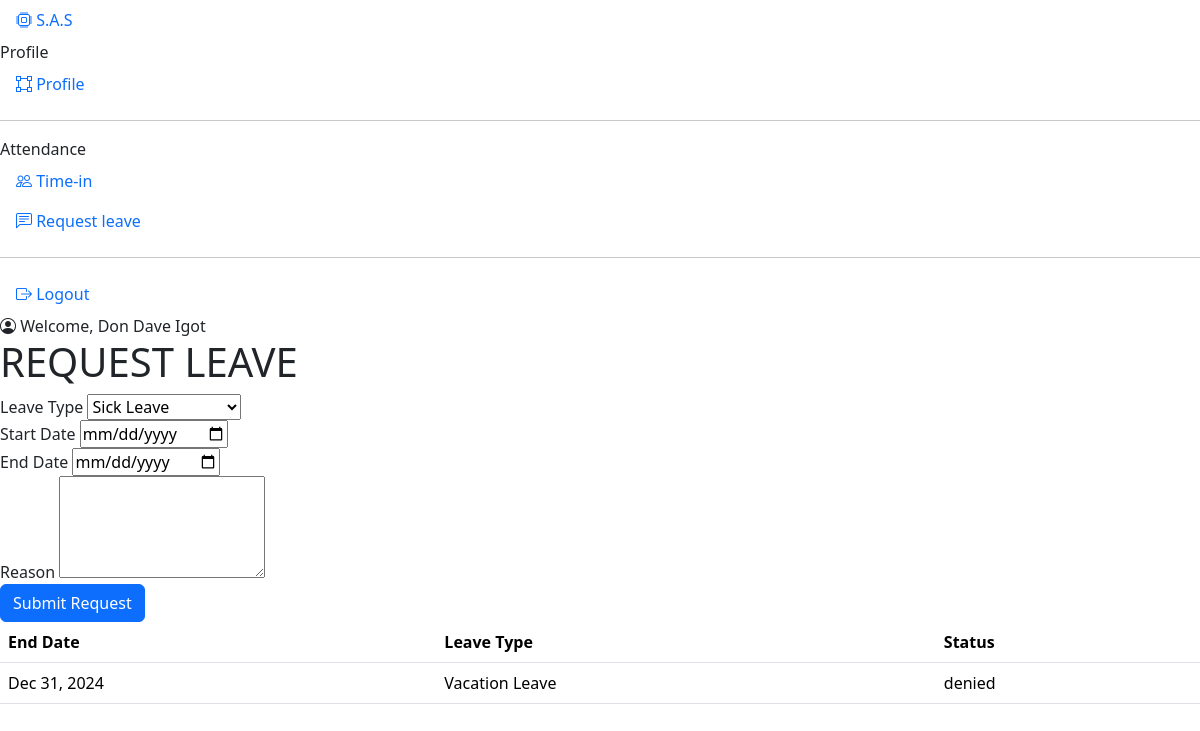
The app's page /users/request_leave.php (signed in) with its own data.
### tables this page shows
CREATE TABLE `users` (
  `user_id` int(11) NOT NULL,
  `gender` enum('Male','Female','Other') NOT NULL,
  `full_name` varchar(50) NOT NULL,
  `email` varchar(255) NOT NULL,
  `password` varchar(255) NOT NULL,
  `contact_no` varchar(15) NOT NULL,
  `role` enum('admin','user') DEFAULT 'user',
  `created_at` timestamp NOT NULL DEFAULT current_timestamp(),
  `shift_id` int(11) DEFAULT NULL,
  `shift_type` enum('morning','afternoon','night') NOT NULL,
  `start_time` time DEFAULT NULL,
  `end_time` time DEFAULT NULL,
  `original_shift_type` enum('morning','afternoon','night') DEFAULT NULL,
  `original_start_time` time DEFAULT NULL,
  `original_end_time` time DEFAULT NULL
);

CREATE TABLE `leave_requests` (
  `leave_id` int(11) NOT NULL,
  `user_id` int(11) NOT NULL,
  `leave_date` date NOT NULL,
  `status` enum('pending','approved','denied') DEFAULT 'pending',
  `leave_type` varchar(50) NOT NULL,
  `start_date` date NOT NULL,
  `end_date` date NOT NULL,
  `other` text NOT NULL
);

### users/request_leave.php (the view, shortened to what this page needs)
<?php
include '../db_connection.php';
$user_id = $_SESSION['user_id'];
$stmt = $conn->prepare("SELECT * FROM users WHERE user_id = ?");
$stmt->bind_param("i", $user_id);
$stmt->execute();
$result = $stmt->get_result();
if ($result->num_rows === 1) {
    $user = $result->fetch_assoc();
} else {
    echo "User not found.";
    exit();
}
$leave_requests_stmt = $conn->prepare("SELECT end_date, leave_type, status FROM leave_requests WHERE user_id = ? ORDER BY leave_date DESC");
$leave_requests_stmt->bind_param("i", $user_id);
$leave_requests_stmt->execute();
$leave_requests_result = $leave_requests_stmt->get_result();
?>
<!DOCTYPE html>
<html lang="en">
<head>
    <link rel="stylesheet" href="https://cdn.jsdelivr.net/npm/bootstrap@5.3.3/dist/css/bootstrap.min.css">
    <link rel="stylesheet" href="https://cdn.jsdelivr.net/npm/bootstrap-icons@1.11.3/font/bootstrap-icons.min.css">
    <link rel="stylesheet" href="../users/scss/user.scss">
    <link rel="stylesheet" href="../users/scss/table.scss">
    <link rel="stylesheet" href="../users/scss/btn.scss">
</head>
<body>
    <div class="sidebar">
        <nav class="nav flex-column">
            <a class="nav-link logo-link" href="user_dashboard.php">
                <span class="icon">
                    <i class="bi bi-cpu"></i>
                </span>
                <span class="description">S.A.S</span>
            </a>
            <span class="category">Profile</span>
            <a class="nav-link" href="user_dashboard.php">
                <span class="icon">
                    <i class="bi bi-bounding-box"></i>
                </span>
                <span class="description">Profile</span>
            </a>
            <hr>
            <span class="category">Attendance</span>
            <a class="nav-link" href="time_in.php">
                <span class="icon">
                    <i class="bi bi-people"></i>
                </span>
                <span class="description">Time-in</span>
            </a>
            <a class="nav-link" href="request_leave.php">
                <span class="icon">
                    <i class="bi bi-chat-left-text"></i>
                </span>
                <span class="description">Request leave</span>
            </a>
            <hr>
            <a class="nav-link" href="../logout.php">
                <span class="icon">
                    <i class="bi bi-box-arrow-right"></i>
                </span>
                <span class="description">Logout</span>
            </a>
        </nav>
    </div>
    <main class="main-content">
        <div class="header">
            <div class="welcome-message">
                <span class="icon">
                <i class="bi bi-person-circle"></i>
                </span>
                Welcome, <?php echo htmlspecialchars($user['full_name']); ?>
            </div>
        </div>
        <div class="page-title">
            <h1>REQUEST LEAVE</h1>
        </div>
        <div class="dashboard-content">
            <div class="request-container">
                <div class="submit-container">
                    <form action="request_leave.php" method="POST">
                        <div class="form-group">
                            <label for="leave_type">Leave Type</label>
                            <select id="leave_type" name="leave_type" class="input" required>
                                <option value="Sick Leave">Sick Leave</option>
                            </select>
                        </div>
                        <div class="form-group">
                            <label for="start_date">Start Date</label>
                            <input type="date" id="start_date" name="start_date" class="input" required>
                        </div>
                        <div class="form-group">
                            <label for="end_date">End Date</label>
                            <input type="date" id="end_date" name="end_date" class="input" required>
                        </div>
                        <div class="form-group">
                            <label for="other">Reason</label>
                            <textarea id="other" name="other" class="input" rows="4" required></textarea>
                        </div>
                        <button type="submit" class="btn btn-primary">Submit Request</button>
                    </form>
                </div>
                <div class="request-log">
                    <table class="table">
                        <thead>
                            <tr>
                                <th>End Date</th>
                                <th>Leave Type</th>
                                <th>Status</th>
                            </tr>
                        </thead>
                        <tbody>
                            <?php
                            if ($leave_requests_result->num_rows > 0) {
                                while ($row = $leave_requests_result->fetch_assoc()) {
                                    $end_date = date("M j, Y", strtotime($row['end_date']));
                                    $status_class = "";
                                    switch (strtolower($row['status'])) {
                                        case "denied":
                                            $status_class = "status-denied";
                                            break;
                                    }
                                    echo "<tr>
                                            <td>" . $end_date . "</td>
                                            <td>" . htmlspecialchars($row['leave_type']) . "</td>
                                            <td><span class='$status_class'>" . htmlspecialchars($row['status']) . "</span></td>
                                        </tr>";
                                }
                            } else {
                                echo "<tr><td colspan='3'>No leave requests found.</td></tr>";
                            }
                            ?>
                        </tbody>
                    </table>
                </div>
            </div>
        </div>
    </main>
</body>
</html>

### records on screen
users: full_name "Don Dave Igot"
leave_requests: end_date "Dec 31, 2024", leave_type "Vacation Leave", status "denied"
